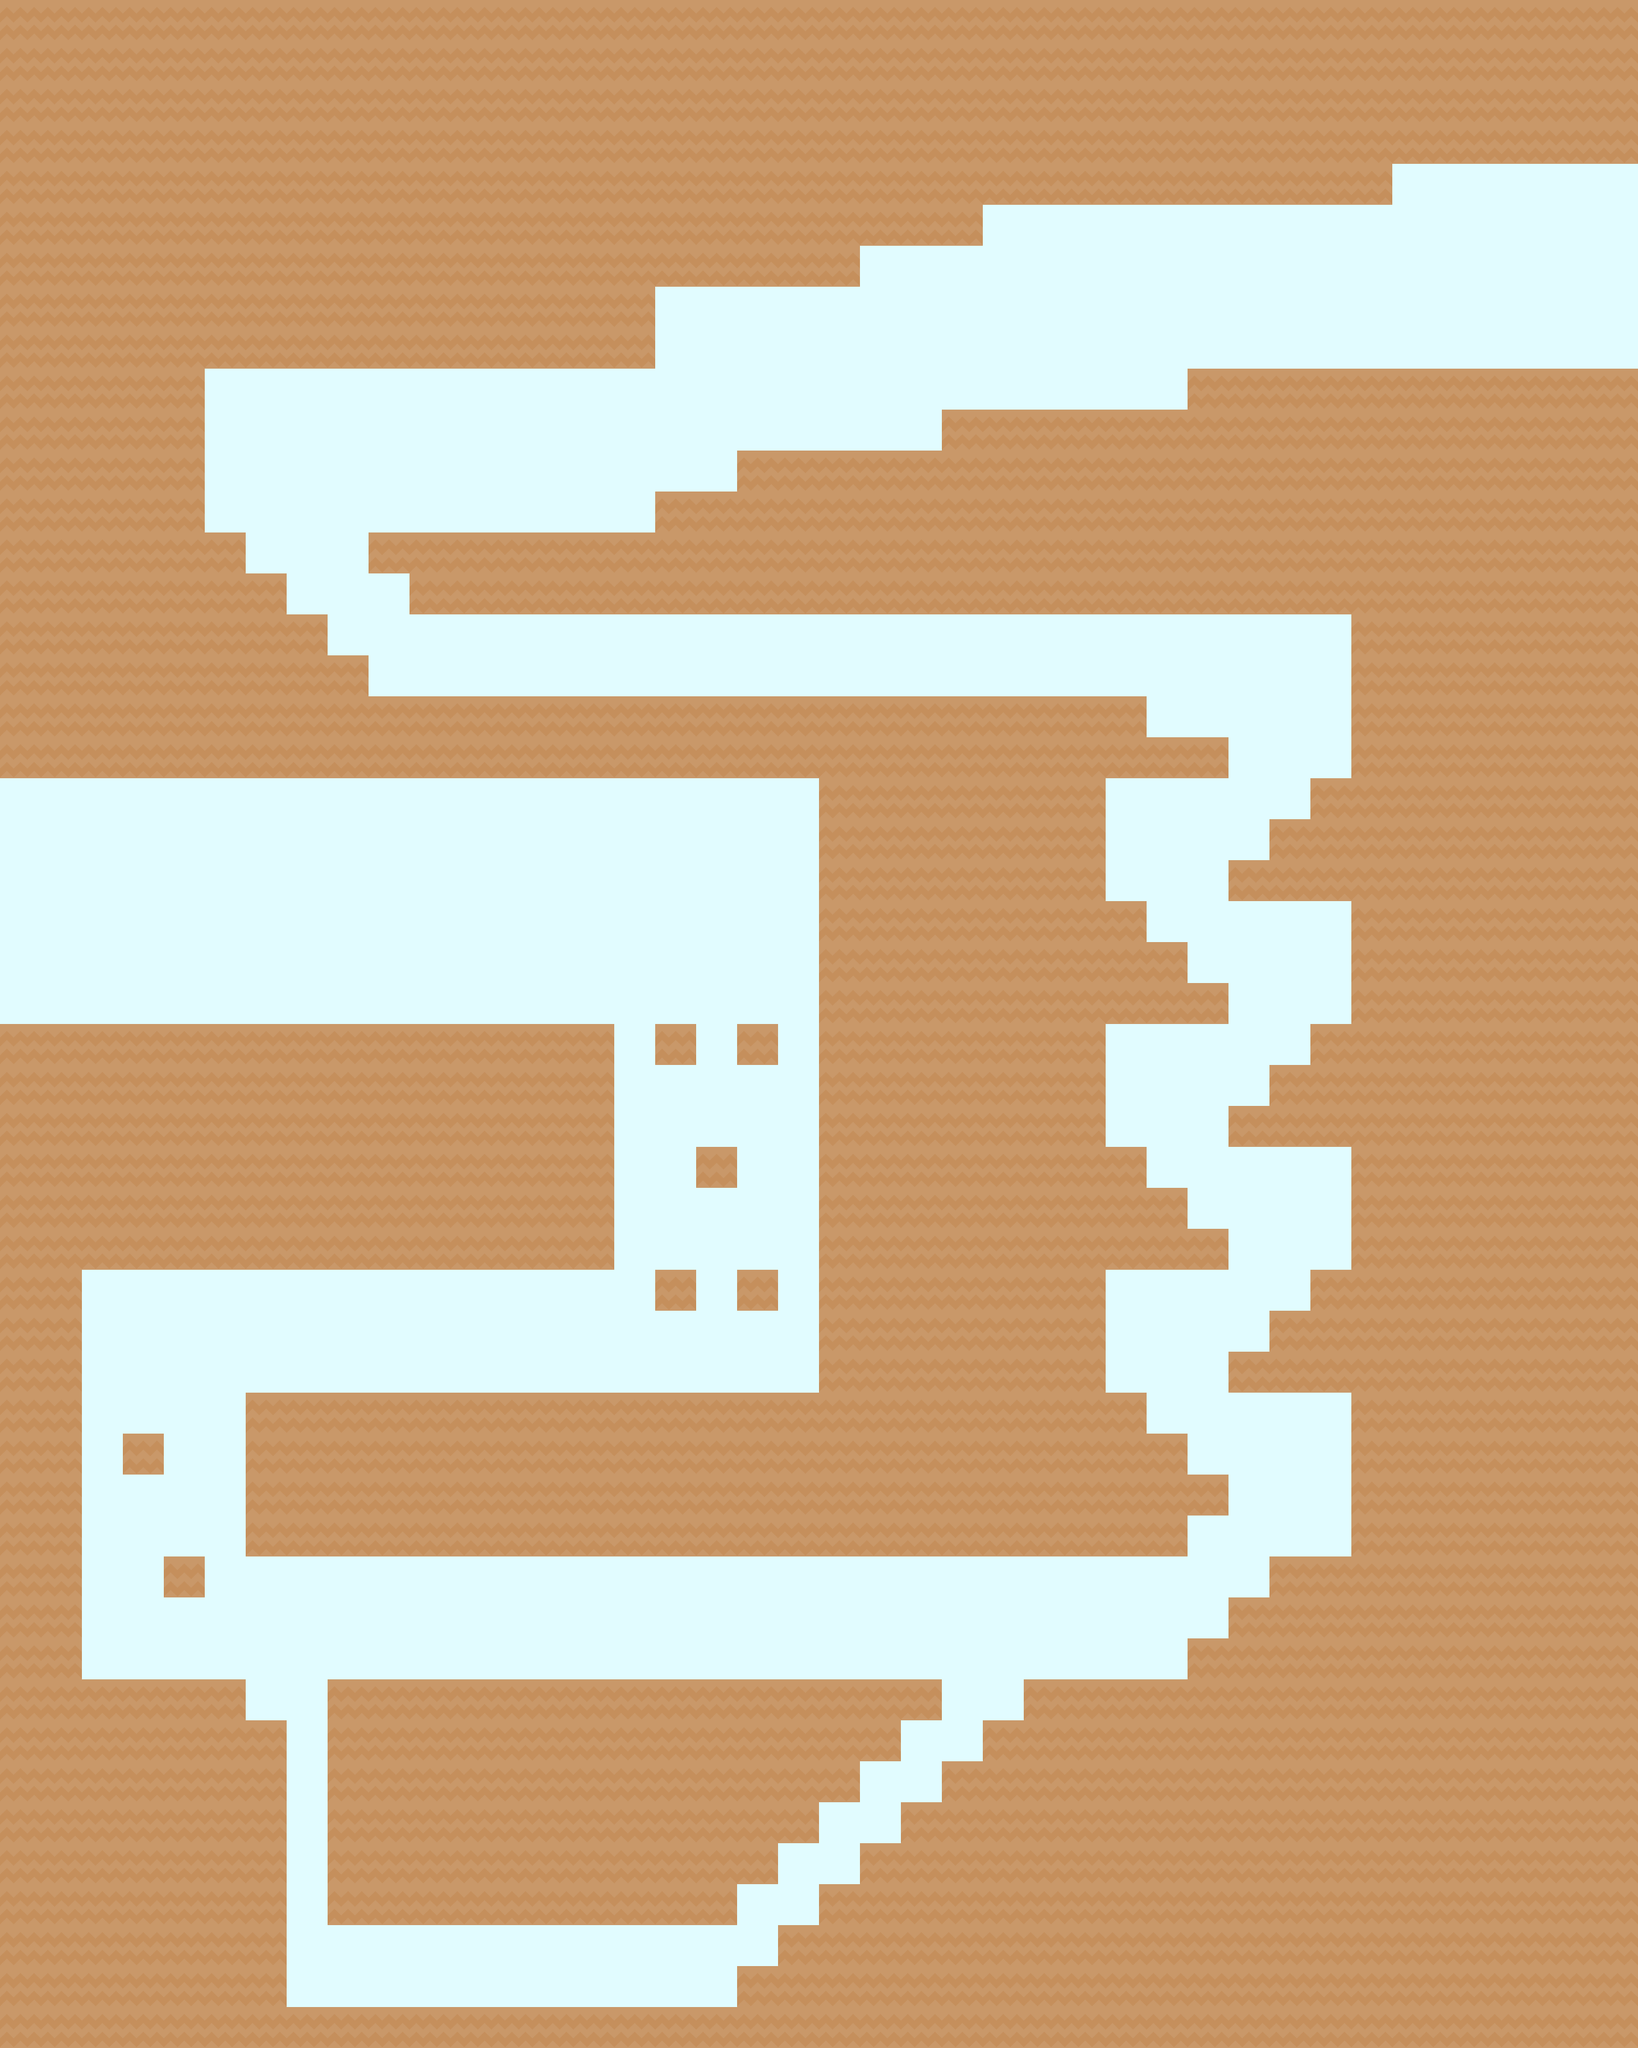

Rendered tile map (Tiled .tmx) drawn with the repository's tilesets; below, a short description and the map source with its tile grids summarised:
An orthogonal 40x50 tile map with 70x70 px tiles, 2 tile layers (background, collision).

<map version="1.0" orientation="orthogonal" renderorder="right-down" width="40" height="50" tilewidth="70" tileheight="70">
 <tileset firstgid="1" name="tiles_map" tilewidth="70" tileheight="70">
  <image source="../images/tiles_map.png" width="700" height="140" />
 </tileset>
 <layer name="background" width="40" height="50">
  <data>[2000 cells, 2000 non-empty, 1 distinct tile ids]</data>
 </layer>
 <layer name="collision" width="40" height="50">
  <properties>
   <property name="CHeight" value="24,40" />
   <property name="collision" value="true" />
  </properties>
  <data>[2000 cells, 1367 non-empty, 1 distinct tile ids]</data>
 </layer>
</map>
